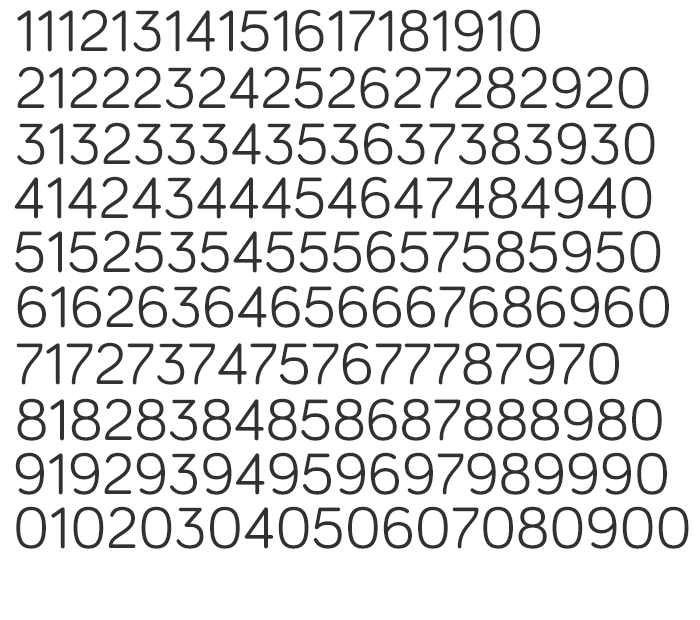
#> input picture barioltrain.png, 700 x 620 px
$ python pitrain.py   (Python 2 division)
#> lines starting #> are read from the running program, lines starting #| are printed output that depends on the picture; after the words box and inside, x2 and y2 are one past the last pixel; in counts of white or black regions, pixels touching at a corner belong together
import sys

import numpy as np
import cv2

im = cv2.imread('barioltrain.png')
#> im is the input picture: shape (620, 700, 3); min 49, max 255, mean 222.3
im3 = im.copy()

gray = cv2.cvtColor(im,cv2.COLOR_BGR2GRAY)
blur = cv2.GaussianBlur(gray,(5,5),0)
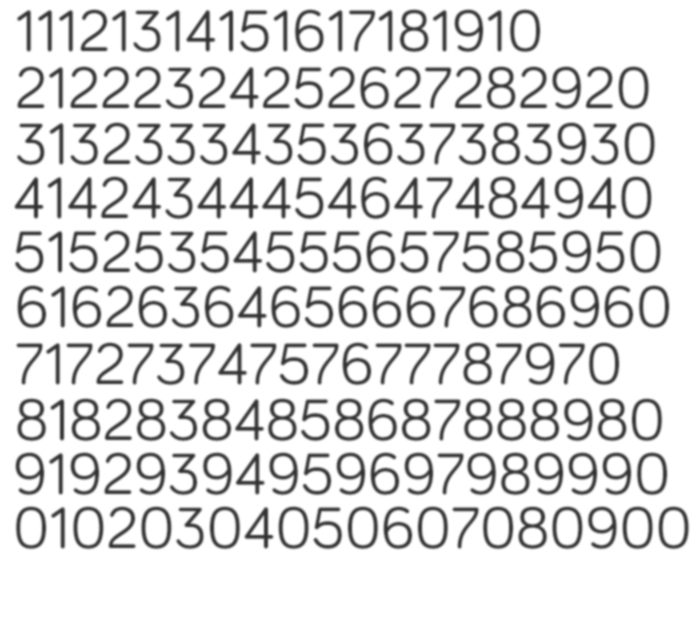
#> blur: shape (620, 700); min 49, max 255, mean 222.3
thresh = cv2.adaptiveThreshold(blur,255,1,1,11,2)
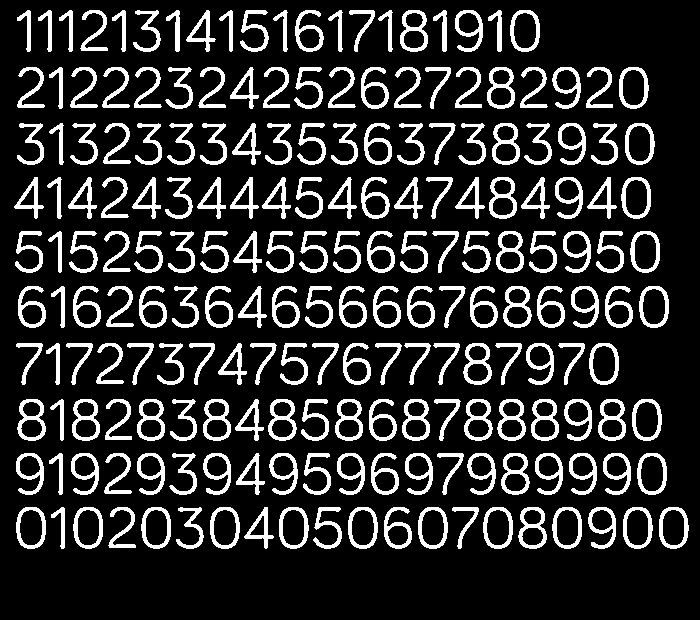
#> thresh: shape (620, 700); 17.5% white; 200 white regions

#################      Now finding Contours         ###################

contours,hierarchy = cv2.findContours(thresh,cv2.RETR_LIST,cv2.CHAIN_APPROX_SIMPLE)
#> contours = 320 contours; largest, box (x1, y1, x2, y2) and area: (483, 507, 513, 549) 1009, (16, 507, 46, 549) 1009, (637, 453, 667, 495) 1009, (589, 343, 619, 385) 1009, (639, 286, 669, 328) 1009

samples =  np.empty((0,100))
responses = []
keys = [i for i in range(48,58)]

for cnt in contours:
    if cv2.contourArea(cnt)>50:
        [x,y,w,h] = cv2.boundingRect(cnt)

        if  h>40:
            #cv2.rectangle(im,(x,y),(x+w,y+h),(255,0,0),0)
            roi = thresh[y:y+h,x:x+w]
            roismall = cv2.resize(roi,(10,10))
            crop = im[y:y+h, x:x+w]
            constant= cv2.copyMakeBorder(crop,100,100,100,100,cv2.BORDER_CONSTANT,value=(255,255,255))
            cv2.imshow('norm',constant)
            key = cv2.waitKey(0)

            if key == 27:  # (escape to quit)
                sys.exit()
#> (the program exits here)

$ run again, with CMUtrain.png copied over barioltrain.png
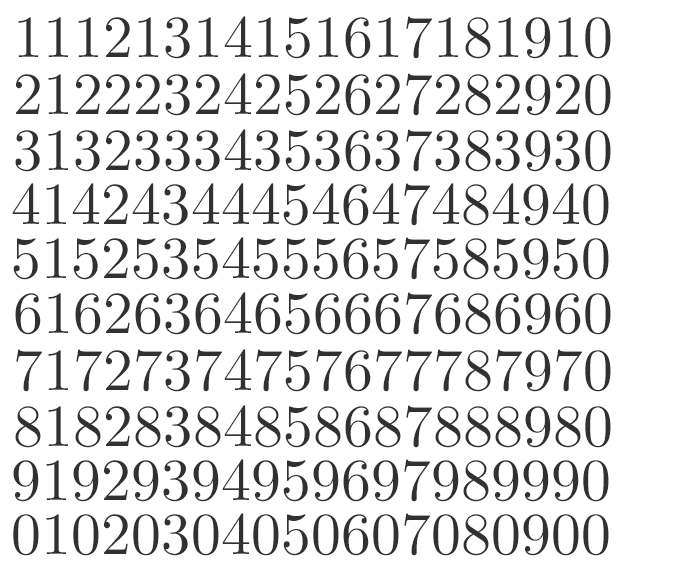
#> input picture CMUtrain.png, 700 x 569 px
#> im is the input picture: shape (569, 700, 3); min 49, max 255, mean 225.7
#> `blur = cv2.GaussianBlur(gray,(5,5),0)`:
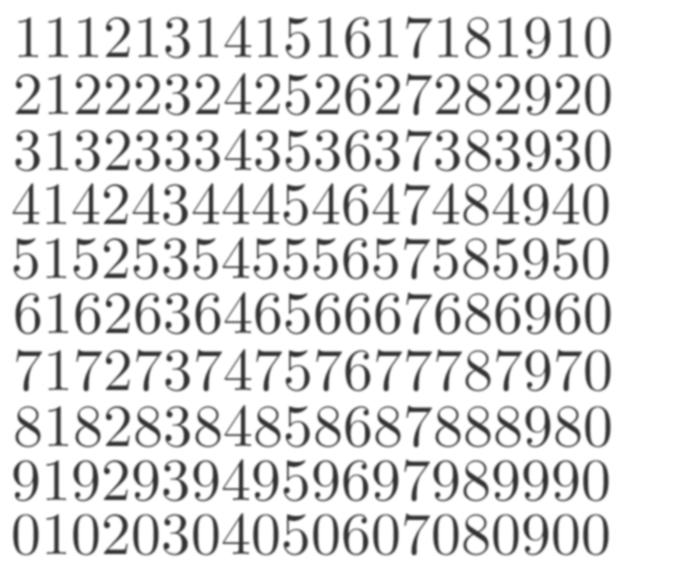
#> blur: shape (569, 700); min 49, max 255, mean 225.7
#> `thresh = cv2.adaptiveThreshold(blur,255,1,1,11,2)`:
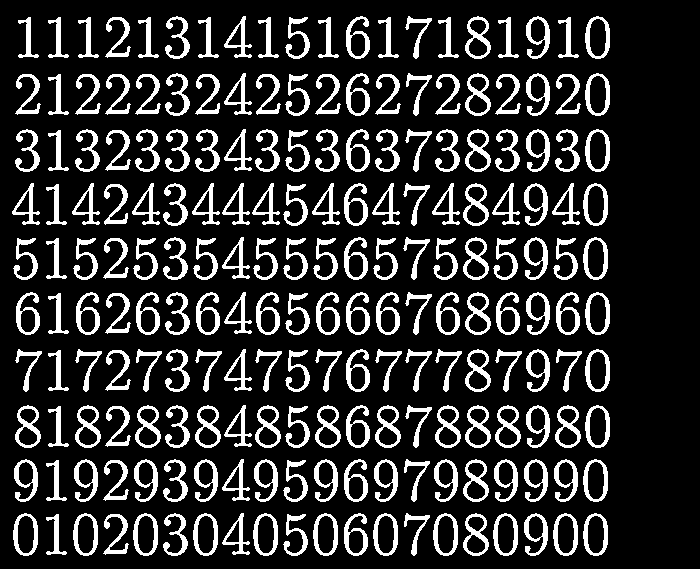
#> thresh: shape (569, 700); 18% white; 200 white regions
#> contours = 320 contours; largest, box (x1, y1, x2, y2) and area: (433, 513, 458, 556) 836, (193, 513, 218, 556) 836, (133, 513, 158, 556) 836, (73, 513, 98, 556) 836, (13, 513, 38, 556) 836
